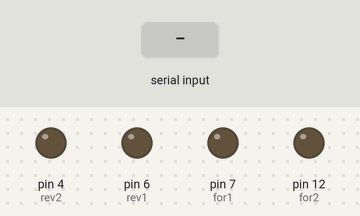
Bench run of a sketch on a simulated Arduino Uno, built with avr-gcc and run on an emulated ATmega328P. On the bench: output pins drawn as LEDs (lit = HIGH). The inputs (shaded band) are chosen by the test bench.

Above: at 1.2 s.
1.3 s: "w" received over Serial
At 1.7 s:
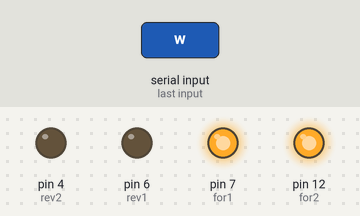
2.8 s: "a" received over Serial
At 4.0 s:
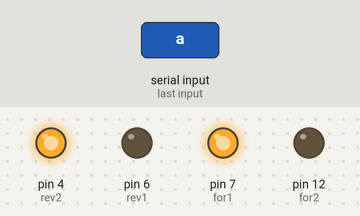
4.3 s: "s" received over Serial
At 5.2 s:
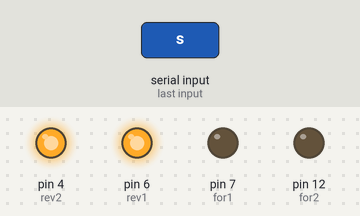
5.8 s: "1" received over Serial
At 6.4 s:
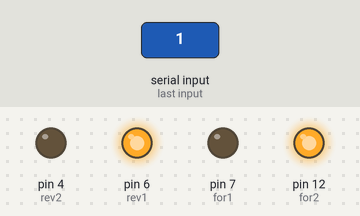
7.3 s: "n" received over Serial
At 8.5 s:
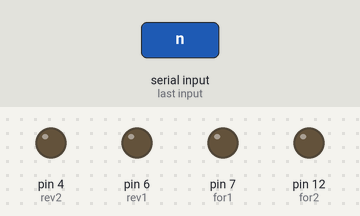
8.8 s: "0" received over Serial
At 9.8 s:
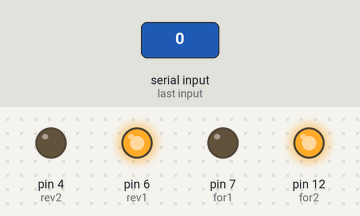
Timing chart, 0 to 11.3 s (numbered marks = the images above; inputs shaded):
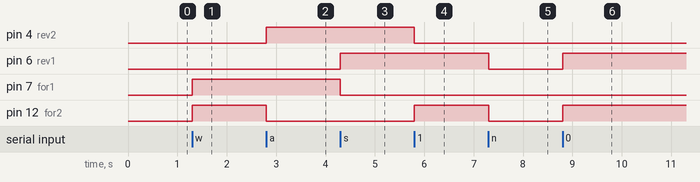

Measured:
- after the input at 1.3 s, pin 7 (for1), pin 12 (for2): LOW → HIGH at once
- after the input at 2.8 s, pin 4 (rev2): LOW → HIGH at once; pin 12 (for2): HIGH → LOW at once
- after the input at 4.3 s, pin 6 (rev1): LOW → HIGH at once; pin 7 (for1): HIGH → LOW at once
- after the input at 5.8 s, pin 4 (rev2): HIGH → LOW at once; pin 12 (for2): LOW → HIGH at once
- after the input at 7.3 s, pin 6 (rev1), pin 12 (for2): HIGH → LOW at once
- after the input at 8.8 s, pin 6 (rev1), pin 12 (for2): LOW → HIGH at once

The sketch:

serialcomm.ino
```cpp
const int for1 = 7;
const int rev1 = 6;
const int for2 = 12;
const int rev2 = 4;

void left() {
  digitalWrite(for1, HIGH);
  digitalWrite(rev2, HIGH);
  digitalWrite(for2, LOW);
  digitalWrite(rev1, LOW);
}

void right() {
  digitalWrite(for2, HIGH);
  digitalWrite(rev1, HIGH);
  digitalWrite(for1, LOW);
  digitalWrite(rev2, LOW);
}

void reverse() {
  digitalWrite(rev1, HIGH);
  digitalWrite(rev2, HIGH);
  digitalWrite(for1, LOW);
  digitalWrite(for2, LOW);
}

void straight() {
  digitalWrite(for1, HIGH);
  digitalWrite(for2, HIGH);
  digitalWrite(rev1, LOW);
  digitalWrite(rev2, LOW);
}

void stop() {
  digitalWrite(for1, LOW);
  digitalWrite(for2, LOW);
  digitalWrite(rev1, LOW);
  digitalWrite(rev2, LOW);
}

bool forward_moving_flag = false;
bool stop_flag = false;
bool reverse_moving_flag = false;
bool left_moving_flag = false;
bool right_moving_flag = false;
void setup(){
  Serial.begin(9600);
  pinMode(for1, OUTPUT);
  pinMode(rev1, OUTPUT);
  pinMode(for2, OUTPUT);
  pinMode(rev2, OUTPUT);
}

void loop(){
  if(Serial.available()){
    char command = Serial.read();

    if(command == 'w'){
      right_moving_flag = false;
      stop_flag = false;
      reverse_moving_flag = false;
      forward_moving_flag = true;
      left_moving_flag = false;
    }
    else if(command == 'a'){
      right_moving_flag = false;
      stop_flag = false;
      reverse_moving_flag = false;
      forward_moving_flag = false;
      left_moving_flag = true;
    }
    else if(command == 's'){
      right_moving_flag = false;
      stop_flag = false;
      reverse_moving_flag = true;
      forward_moving_flag = false;
      left_moving_flag = false;
    }
    else if(command == 'n'){
      right_moving_flag = false;
      stop_flag = true;
      reverse_moving_flag = false;
      forward_moving_flag = false;
      left_moving_flag = false;
    }
    else if(command = 'd'){
      right_moving_flag = true;
      stop_flag = false;
      reverse_moving_flag = false;
      forward_moving_flag = false;
      left_moving_flag = false;
    }

    if(forward_moving_flag && !stop_flag && !reverse_moving_flag && !left_moving_flag && !right_moving_flag){
      straight();
    }
    else if(!forward_moving_flag && stop_flag && !reverse_moving_flag && !left_moving_flag && !right_moving_flag){
      stop();
    }
    else if(!forward_moving_flag && !stop_flag && reverse_moving_flag && !left_moving_flag && !right_moving_flag){
      reverse();
    }
    else if(!forward_moving_flag && !stop_flag && !reverse_moving_flag && left_moving_flag && !right_moving_flag){
      left();
    }
    else if(!forward_moving_flag && !stop_flag && !reverse_moving_flag && !left_moving_flag && right_moving_flag){
      right();
    }
  }
}
```
